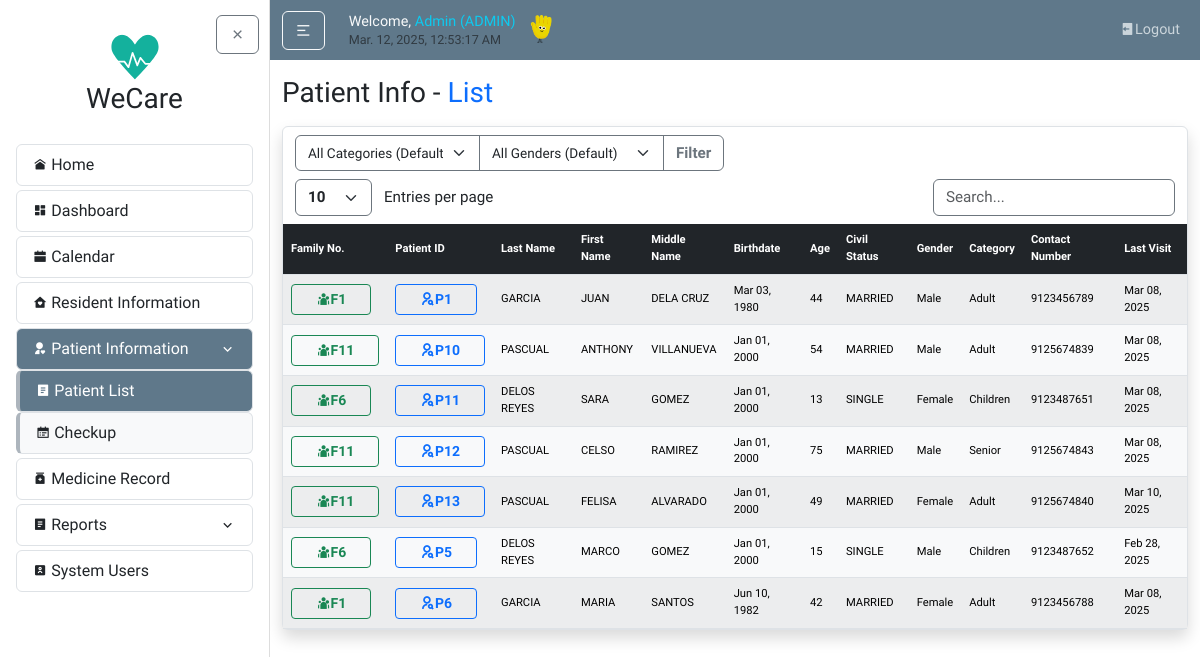
The page /patients/ (signed in) on the database its author committed.
### users/models.py (models this page shows, shortened)
class UserProfile(models.Model):
    USER_TYPE_CHOICES = [
        ('BHW', 'Barangay Health Worker'),
        ('BRGY-STAFF', 'Barangay Staff'),
        ('DOCTOR', 'Doctor'),
        ('ADMIN', 'Admin'),
        ('ROOT', 'Root'),
    ]
    STATUS_CHOICES = [
        ('ACTIVE', 'Active'),
        ('INACTIVE', 'Inactive'),
    ]
    user = models.OneToOneField(User, on_delete=models.CASCADE)
    userrole = models.CharField(max_length=10, choices=USER_TYPE_CHOICES, default='BHW')
    status = models.CharField(max_length=8, choices=STATUS_CHOICES, default='ACTIVE')
    created_by = models.ForeignKey(User, related_name='created_user_profiles', on_delete=models.SET_NULL, null=True, blank=True)

### patientInfo/models.py (models this page shows, shortened)
class Patient(models.Model):
    patientID = models.CharField(max_length=10, unique=True, editable=False, default="P0")
    resident = models.OneToOneField(Resident, on_delete=models.CASCADE)
    @property
    def last_visit_date(self):
        latest_record = self.medical_records.order_by('-last_visited').first()
        return latest_record.last_visited if latest_record else None

class MedicalRecord(models.Model):
    patient = models.ForeignKey(Patient, on_delete=models.CASCADE, related_name="medical_records")
    concern = models.CharField(max_length=255)
    description = models.TextField(null=True, blank=True)
    last_visited = models.DateField()

### residentInfo/models.py (models this page shows, shortened)
class Resident(models.Model):
    id = models.CharField(max_length=10, primary_key=True, editable=False)
    family = models.ForeignKey(Family, on_delete=models.CASCADE, related_name='residents', null=True)
    last_name = models.CharField(max_length=100, default="--")
    first_name = models.CharField(max_length=100, default="--")
    middle_name = models.CharField(max_length=100, blank=True, null=True, default="--")
    relationship_to_head = models.CharField(max_length=50, default="--")
    birthdate = models.DateField(default=datetime.date(2000, 1, 1))
    age = models.PositiveIntegerField(default=0)
    civil_status = models.CharField(max_length=50, default="--")
    gender = models.CharField(max_length=20, choices=GENDER_CHOICES, default="Male")
    category = models.CharField(max_length=20, choices=CATEGORY_CHOICES, default='N/A')
    present_address = models.CharField(max_length=255, default="--")
    contact_number = models.CharField(max_length=20, default="--")
    date_updated = models.DateTimeField(auto_now=True)

class Family(models.Model):
    family_no = models.CharField(max_length=10, primary_key=True, editable=False)
    date_updated = models.DateTimeField(auto_now=True)

### users/decorators.py (the view)
        def wrapper(request, *args, **kwargs):
            try:
                profile = request.user.userprofile
                if profile.userrole in allowed_roles:
                    return view_func(request, *args, **kwargs)
                else:
                    messages.warning(
                        request,
                        f"You don't have permission to access the {module_name} module."
                    )
                    return redirect('home')
            except UserProfile.DoesNotExist:
                messages.warning(
                    request,
                    f"Complete your profile to access the {module_name} module."
                )
                return redirect('home')

### patientInfo/views.py (called while the page is built)
@login_required
@role_required(['ADMIN', 'BRGY-STAFF', 'BHW', 'DOCTOR'], 'Patient Information')
def patient_list(request):
    category = request.GET.get('category', '')
    gender = request.GET.get('gender', '')
    street = request.GET.get('street', '')
    patients = Patient.objects.select_related('resident').all()
    if category:
        patients = patients.filter(resident__category=category)
    if gender:
        patients = patients.filter(resident__gender=gender)
    if street:
        patients = patients.filter(resident__present_address__icontains=street)
    patients = patients.order_by('patientID')
    return render(request, 'patientInfo/patient_list.html', {'patients': patients})

### patientInfo/templates/patientInfo/patient_list.html (shortened to what this page needs)
{% extends "home/layout.html" %}
{% load static %}
{% block body %}
<h3 class="mb-3">Patient Info - <span class="text-primary">List</span></h3>
<article class="content-section border rounded p-0 shadow">
    <div class="container">
      <div class="row mt-2">
        <div class="col-auto">
          <form method="get" action="">
            <div class="input-group">
                <select name="category" class="form-select border-secondary" style="cursor: pointer; vertical-align: middle; font-size: calc(0.7rem + 0.2vw);">
                  <option value="" {% if not request.GET.category %}selected{% endif %}>All Categories (Default)</option>
                </select>
                <select name="gender" class="form-select border-secondary" style="cursor: pointer; vertical-align: middle; font-size: calc(0.7rem + 0.2vw);">
                  <option value="" {% if not request.GET.gender %}selected{% endif %}>All Genders (Default)</option>
                </select>
                <button type="submit" class="btn btn-outline-secondary fw-bold" style="font-size: calc(0.8rem + 0.2vw);">Filter</button>
            </div>
          </form>
        </div>
      </div>
      <div class="row mt-2">
        <div class="col-auto">
          <select id="customEntries" class="form-select d-inline w-auto border-secondary fw-bold" style="font-size: calc(0.8rem + 0.2vw); cursor: pointer; vertical-align: middle;">
            <option value="10">10</option>
          </select>
          <span class="d-inline ms-2" style="font-size: calc(0.8rem + 0.2vw); vertical-align: middle;">Entries per page</span>
        </div>
        <div class="col-auto ms-auto">
          <input type="text" id="searchBar" class="form-control d-inline w-auto border-secondary" placeholder="Search..." style="font-size: calc(0.8rem + 0.2vw); vertical-align: middle;">
        </div>
      </div>
    </div>
    <div class="table-responsive mt-2">
        <table id="dataTable" class="table table-light table-striped text-center m-0 projectTables">
        <thead class="table-dark">
          <tr>
            <th class="text-start">Family No.</th>
            <th class="text-start">Patient ID</th>
            <th class="text-start">Last Name</th>
            <th class="text-start">First Name</th>
            <th class="text-start">Middle Name</th>
            <th class="text-start">Birthdate</th>
            <th class="text-start">Age</th>
            <th class="text-start">Civil Status</th>
            <th class="text-start">Gender</th>
            <th class="text-start">Category</th>
            <th class="text-start">Contact Number</th>
            <th class="text-start">Last Visit</th>
          </tr>
        </thead>
        <tbody>
            {% for patient in patients %}
            <tr>
                <td class="text-start">
                  {% if request.user.userprofile.userrole in '[BRGY-STAFF]' %}
                  <a href="{% url 'family-update' patient.resident.family.family_no %}"
                  class="btn btn-sm btn-outline-success fw-bold px-4">
                    <i class="ri-edit-2-line"></i>{{ patient.resident.family.family_no }}
                  </a>
                  {% else %}
                    <a href="{% url 'family-detail' patient.resident.family.family_no %}" class="btn btn-sm btn-outline-success fw-bold px-4 text-center"><i class="ri-team-fill"></i>{{ patient.resident.family.family_no }}</a>
                  {% endif %}
                </td>
                <td class="text-start">
                  <a href="{% url 'patient-detail' patient.patientID %}" class="btn btn-sm btn-outline-primary fw-bold px-4">
                    <i class="ri-user-search-line"></i>{{ patient.patientID }}
                  </a>
                </td>
                <td class="text-start">{{ patient.resident.last_name }}</td>
                <td class="text-start">{{ patient.resident.first_name }}</td>
                <td class="text-start">{{ patient.resident.middle_name }}</td>
                <td class="text-start">{{ patient.resident.birthdate|date:"M d, Y" }}</td>
                <td class="text-start">{{ patient.resident.age }}</td>
                <td class="text-start">{{ patient.resident.civil_status }}</td>
                <td class="text-start">{{ patient.resident.gender }}</td>
                <td class="text-start">{{ patient.resident.category }}</td>
                <td class="text-start">{{ patient.resident.contact_number }}</td>
                <td class="text-start">
                  {% if patient.last_visit_date %}
                    {{ patient.last_visit_date|date:"M d, Y" }}
                  {% else %}
                    --
                  {% endif %}
                </td>
            </tr>
            {% endfor %}
        </tbody>
        </table>
    </div>
</article>
{% endblock body %}

### home/templates/home/layout.html (shortened to what this page needs)
{% load static %}
<!DOCTYPE html>
<html lang="en">
<head>
  <link rel="stylesheet" type="text/css" href="{% static 'home/main.css' %}">
  <link href="https://cdn.jsdelivr.net/npm/bootstrap@5.3.3/dist/css/bootstrap.min.css" rel="stylesheet">
  <link rel="stylesheet" href="https://cdnjs.cloudflare.com/ajax/libs/remixicon/4.6.0/remixicon.css">
  <link rel="stylesheet" href="//cdn.datatables.net/2.2.2/css/dataTables.dataTables.min.css">
  <link rel="stylesheet" href="https://cdn.jsdelivr.net/npm/flatpickr/dist/flatpickr.min.css">
</head>
<body>
  {% include "home/sidebar.html" %}
    <div id="content-wrapper" class="flex-grow-1">
      <header class="site-header">
        <nav class="navbar navbar-expand-md navbar-dark bg-steel">
          <div class="container">
            <div class="navbar-nav align-items-xl-center">
              <button id="sidebarToggle" class="btn btn-outline-light me-3 my-auto">
                <i class="ri-menu-2-line"></i>
              </button>
            </div>
            <div class="ms-2 me-auto">
              <h5 class="d-flex align-items-end gap-1 mb-1">
                  <span class="text-light nav-font">
                      {% if user.is_authenticated %}Welcome, <span class="text-info">{{ request.user }} ({{ request.user.userprofile.userrole }})</span> <br>{% endif %}
                      <small id="clock" class="my-auto text-muted text-light"></small>
                  </span>
                  <span><img src="{% static 'home/images/hand.gif' %}" alt="" style="height: 2em; width: auto; vertical-align: middle;"></span>
              </h5>
            </div>
            <div class="navbar-nav ms-auto nav-font">
              {% if user.is_authenticated %}
                <a class="nav-item nav-link" href="{% url "logout" %}"><i class="ri-logout-box-fill "></i>Logout</a>
              {% endif %}
            </div>
          </div>
        </nav>
      </header>
      <main id="main-content" role="main" class="container mt-3">
          <div class="row">
            <div class="col">
              {% block body %}{% endblock %}
            </div>
          </div>
      </main>
    </div>
  </div>
</body>
</html>

### home/static/home/main.css (style rules this page uses)
body { background: #fafafa; color: #333333; font-family: 'Varela Round', sans-serif!important; }
h1, h2, h3, h4, h5, h6 { color: #444444; font-size: calc(1rem + 0.8vw); margin-bottom: 1rem; }
.bg-steel { background-color: #5f788a; }
.site-header { position: sticky; top: 0; z-index: 1000; }
.navbar-nav { flex-wrap: wrap; gap: 0.5rem; }
.navbar-nav .nav-link { color: #cbd5db; transition: color 0.2s ease; }
.nav-font { font-size: clamp(0.7rem, 1.2vw, 1rem); }
.content-section { background: #ffffff; padding: 1.25rem; border: 1px solid #dddddd; border-radius: 0.5rem; margin-bottom: 1.5rem; }
#content-wrapper { flex: 1; overflow-y: auto; height: 100vh; }
.projectTables { font-size: calc(0.55rem + 0.2vw); margin-bottom: 0; }
.projectTables th, .projectTables td { padding: calc(5px + 0.2vw) calc(8px + 0.2vw); vertical-align: middle; border-color: #dee2e6; text-align: center; }
.projectTables thead th { font-weight: 600; }
button, input[type="submit"] { margin-top: 10px; }
.container { max-width: 1490px!important; }
html { scroll-behavior: smooth; }

### rows shown on the page
Patient: resident.family.family_no "F1", patientID "P1", resident.last_name "GARCIA", resident.first_name "JUAN", resident.middle_name "DELA CRUZ", resident.birthdate "Mar 03, 1980", resident.age "44", resident.civil_status "MARRIED", resident.gender "Male", resident.category "Adult", resident.contact_number "9123456789", last_visit_date "Mar 08, 2025"
Patient: resident.family.family_no "F11", patientID "P10", resident.last_name "PASCUAL", resident.first_name "ANTHONY", resident.middle_name "VILLANUEVA", resident.birthdate "Jan 01, 2000", resident.age "54", resident.civil_status "MARRIED", resident.gender "Male", resident.category "Adult", resident.contact_number "9125674839", last_visit_date "Mar 08, 2025"
Patient: resident.family.family_no "F6", patientID "P11", resident.last_name "DELOS REYES", resident.first_name "SARA", resident.middle_name "GOMEZ", resident.birthdate "Jan 01, 2000", resident.age "13", resident.civil_status "SINGLE", resident.gender "Female", resident.category "Children", resident.contact_number "9123487651", last_visit_date "Mar 08, 2025"
Patient: resident.family.family_no "F11", patientID "P12", resident.last_name "PASCUAL", resident.first_name "CELSO", resident.middle_name "RAMIREZ", resident.birthdate "Jan 01, 2000", resident.age "75", resident.civil_status "MARRIED", resident.gender "Male", resident.category "Senior", resident.contact_number "9125674843", last_visit_date "Mar 08, 2025"
Patient: resident.family.family_no "F11", patientID "P13", resident.last_name "PASCUAL", resident.first_name "FELISA", resident.middle_name "ALVARADO", resident.birthdate "Jan 01, 2000", resident.age "49", resident.civil_status "MARRIED", resident.gender "Female", resident.category "Adult", resident.contact_number "9125674840", last_visit_date "Mar 10, 2025"
Patient: resident.family.family_no "F6", patientID "P5", resident.last_name "DELOS REYES", resident.first_name "MARCO", resident.middle_name "GOMEZ", resident.birthdate "Jan 01, 2000", resident.age "15", resident.civil_status "SINGLE", resident.gender "Male", resident.category "Children", resident.contact_number "9123487652", last_visit_date "Feb 28, 2025"
Patient: resident.family.family_no "F1", patientID "P6", resident.last_name "GARCIA", resident.first_name "MARIA", resident.middle_name "SANTOS", resident.birthdate "Jun 10, 1982", resident.age "42", resident.civil_status "MARRIED", resident.gender "Female", resident.category "Adult", resident.contact_number "9123456788", last_visit_date "Mar 08, 2025"

### other values the page prints
{{ request.user }} "Admin"
{{ request.user.userprofile.userrole }} "ADMIN"
